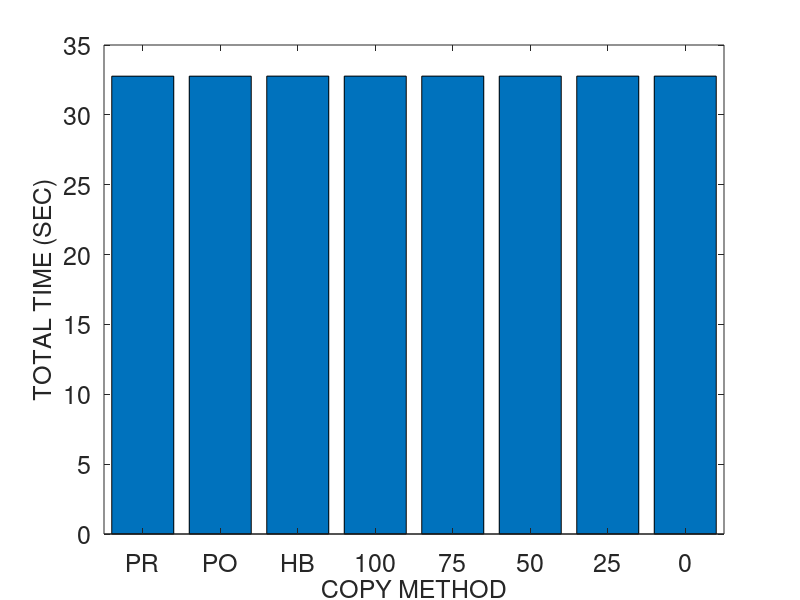
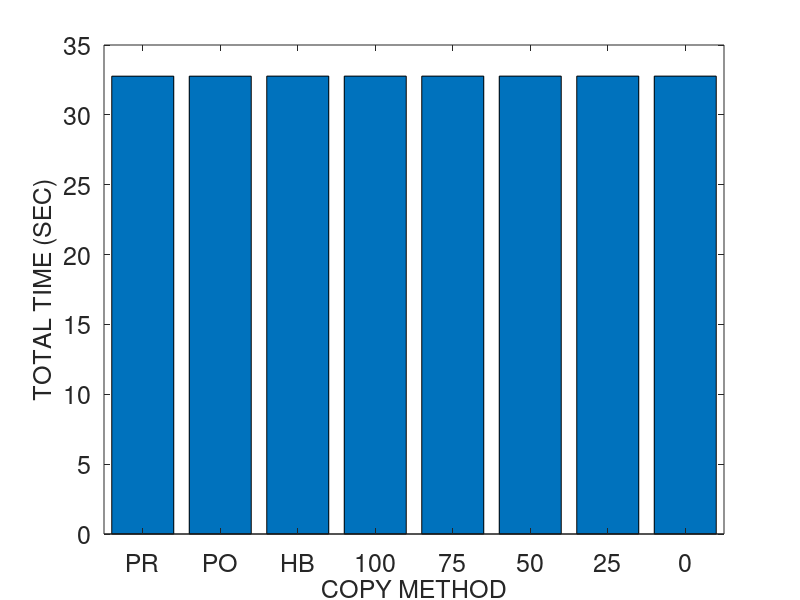
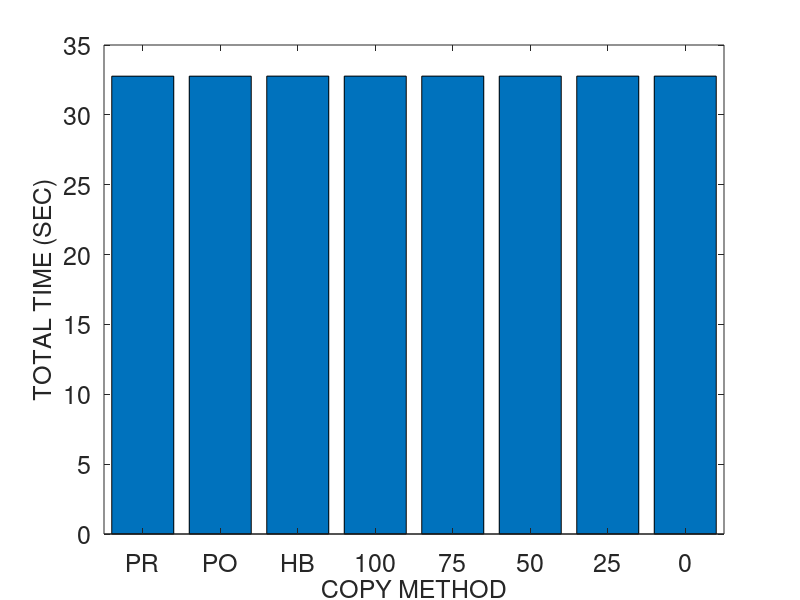
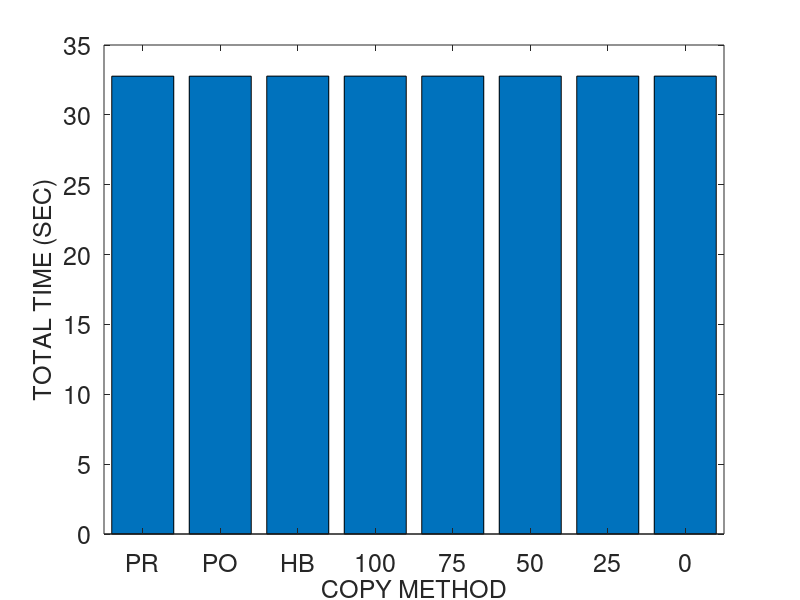

These figures' MATLAB source, in order:
% basic hybrid copy migration
	global wss numpages readrate dirtyrate pagesize b scinfo
	global totaltime downtime totaldata

% memory size in MB
r = 4096
r *= 1024 % convert to KB

% page dirty rate in percent (%): against to total memory pages
readrate = 100
prefix = strcat ("M4G_R", num2str(readrate))
readrate /= 100

dirtyrate = 0 
prefix = strcat (prefix, "_W", num2str(dirtyrate))
dirtyrate /= 100

% prediction accuracy 0 through 1
acc = 1

pagesize = 4 % in KB
numpages = r / pagesize

% delta compression rate
comp = 0.5 

% amount of CPU and device states in KB 
scinfo = 100

% working set size in number of pages
wss = numpages * 0.25

% 0: zero, 1: read, 2: dirtied, 3: inactive data
mem = zeros(1, numpages);

run = 1

%prefix = strcat (prefix, "_acc", num2str(acc), "_r", num2str(run))

% bandwidth in gbps
b = 1000 
b = b * 1024/8 % convert to KB

%fontsize = 10
fontsize = 18
%fontsize = 20

totaltime = 0;
downtime = 0;
totaldata = 0;

A = zeros(8, 3);

%%%%%%%%%%%%%%%%%%%%%%%%%%%%%%
% precopy migration
%%%%%%%%%%%%%%%%%%%%%%%%%%%%%%
fprintf('\n')
disp('==================== Precopy migration ====================')
% iterations
present = numpages * pagesize
iter = 0
while present > 50 && iter < 29 && totaldata < 4*r
	pretime = present / b
	totaltime += pretime
	totaldata += present
	present = numpages * pagesize * dirtyrate 
	%dirts = wss * dirtyrate
	iter += 1
end

% stop-and-copy phase
% stop conditions: 29 iterations, 50 pages, 4 memory size sent
scsent = scinfo + present * pagesize
downtime = scsent / b
totaltime += downtime
totaldata += scsent

% network fault rate
NFR = 0

A (1, 1) = totaltime;
A (1, 2) = downtime;
A (1, 3) = totaldata;

%%%%%%%%%%%%%%%%%%%%%%%%%%%%%%
% postcopy migration
%%%%%%%%%%%%%%%%%%%%%%%%%%%%%%
fprintf('\n')
disp('===================== Postcopy migration ======================')
totaltime = 0;
downtime = 0;
totaldata = 0;

% stop-and-copy phase
scsent = scinfo
downtime = scsent / b
totaltime += downtime
totaldata += scsent

% prepaging (bubbling) and on-demand paging
postsent = r
posttime = postsent/b
totaltime += posttime
totaldata += postsent
% network fault rate
NFR = 0.2

A (2, 1) = totaltime;
A (2, 2) = downtime;
A (2, 3) = totaldata;

%%%%%%%%%%%%%%%%%%%%%%%%%%%%%%
% hybrid copy migration
%%%%%%%%%%%%%%%%%%%%%%%%%%%%%%
fprintf('\n')
disp('==================== Hybrid copy migration ====================')
totaltime = 0;
downtime = 0;
totaldata = 0;

% precopy phase: single iteration
present = r
pretime = present / b
totaltime += pretime
totaldata += present

% stop-and-copy phase
bitmapsize = 500 % KB
scsent = scinfo + bitmapsize
downtime = scsent / b
totaltime += downtime
totaldata += scsent

% postcopy phase: prepaging (bubbling) and on-demand paging
%dirts = wss * dirtyrate
dirts = numpages * dirtyrate
postsent = dirts * pagesize
posttime = postsent/b
totaltime += posttime
totaldata += postsent
% network fault rate
NFR = 0.2

A (3, 1) = totaltime;
A (3, 2) = downtime;
A (3, 3) = totaldata;

%%%%%%%%%%%%%%%%%%%%%%%%%%%%%%
% proactive hybrid copy migration
%%%%%%%%%%%%%%%%%%%%%%%%%%%%%%
%disp(char(10))
fprintf('\n')
disp('=============== Proactive hybrid copy migration ================')

function [tt, dt, td] = prohybrid(acc)
	global wss numpages readrate dirtyrate pagesize b scinfo
	global totaltime downtime totaldata

	totaltime = 0;
	downtime = 0;
	totaldata = 0;

% precopy phase
% LRU, PFR

% scan the dirtied pages
% for dirtied pages
% 	mark dirtied (1)
% 	mem(random (1, wss * 0.1))	
%randperm(int64(wss * 0.1));
% for read pages
% 	mark read (2)
% 	mem (random (wss * 0.1, wss * 0.2))

% for pages
% 	predict read/write

% send the pages most likely to be read and least likely to be dirtied
% do not send the pages most likely to be dirtied
% construct queue with the order of p1/p2
%reads = numpages * 0.4 
% total read rate = wss * read_rate = 0.25 * 0.16 = 0.04 (4%)
%read_rate = 0.16
%read_rate = 0.04 % 4% of total memory
% total write rate = wss * write_rate = 0.25 * 0.16 = 0.04 (4%)
%write_rate = 0.16
%write_rate = 0.04 % 4% of total memory
% simple case: readonly pages (RO) - zero dirtied pages 
%RO = 0.3
	pred_pages = numpages * readrate * acc

% LRU
% for LRU queue
% 	mark sent
%	insert the pages into cache and perform delta compression

	present = pred_pages * pagesize
	pretime = present/b
	totaltime += pretime
	totaldata += present

	% stop-and-copy phase
	% send the CPU and device states
	bitmapsize = 500 % KB
	scsent = scinfo + bitmapsize
	downtime = scsent/b
	totaltime += downtime
	totaldata += scsent

	% postcopy phase
	postsent = (numpages - pred_pages) * pagesize

	% exclude the predicted dirtied pages 
	pred_dirts = numpages * dirtyrate * acc
	postsent = (numpages - pred_pages - pred_dirts) * pagesize
	posttime = postsent/b
	totaltime += posttime
	totaldata += postsent
end

% network fault rate
NFR = 0.2

prohybrid(acc)
A (4, 1) = totaltime;
A (4, 2) = downtime;
A (4, 3) = totaldata;

acc = 0.75
prohybrid(acc);
A (5, 1) = totaltime;
A (5, 2) = downtime;
A (5, 3) = totaldata;

acc = 0.5
prohybrid(acc);
A (6, 1) = totaltime;
A (6, 2) = downtime;
A (6, 3) = totaldata;

acc = 0.25
prohybrid(acc);
A (7, 1) = totaltime;
A (7, 2) = downtime;
A (7, 3) = totaldata;

acc = 0
prohybrid(acc);
A (8, 1) = totaltime;
A (8, 2) = downtime;
A (8, 3) = totaldata

%%%%%%%%%%%%%%%%%%%%%%%%%%%%%%%%%%%%%%%%%%%%%%%%%%%%%%%
%                     plotting
% precopy
% postcopy
% hybrid
% pro-hybrid
%%%%%%%%%%%%%%%%%%%%%%%%%%%%%%%%%%%%%%%%%%%%%%%%%%%%%%%

%prefix = "M4G_R14W14_acc100_r1"
%prefix = strcat ("M4G_R", readrate, "W", dirtyrate, "acc", acc, "r", run)
%prefix = strcat (prefix, "W")
%prefix = strcat (prefix, dirtyrate)

dlmwrite (prefix, A, ' ')

%%%%%%%%%%%%%%%%%%%% total time %%%%%%%%%%%%%%%%%%%%%%
figure;
output = strcat(prefix, ".tt");
%output = prefix
%x = ['PRECOPY', 'POSTCOPY', 'HYBRID', 'PRO-HYBRID'];
%x = {'PRE', 'POST', 'HYBR', 'PROH100', 'PROH75', 'PROH50', 'PROH25', 'PROH0'};
x = {'PR', 'PO', 'HB', '100', '75', '50', '25', '0'};
%x = {'1', '2', '3', '4', '5', '6', '7', '8'};
xinterval = 2
xintervals = 1:xinterval:(xinterval*length(x));
%xintervals = 1:3:3*length(x);
%xintervals = 1:4:4*length(x);
%plot(x, A(:,2)/1000000, x, A(:,3)/1000000, '-.*');
%plot(A(:,2));

%xtics = 1:4:16
%bar(xtics, A(:,1))
%bar(A(:,1), XTicksLabelStyle = Diagonal)
bar(xintervals, A(:,1))
%bar(A(:,1))
%set(gca, 'XTick', 1:4:32, 'XTickLabel', x, 'FontSize', fontsize)
set(gca, 'XTick', xintervals, 'XTickLabel', x, 'FontSize', fontsize)
%set(gca, 'XTickLabel', x, 'FontSize', fontsize)
xlabel('COPY METHOD', 'FontSize', fontsize);
ylabel('TOTAL TIME (SEC)', 'FontSize', fontsize);
%legend('PRECOPY', 'POSTCOPY', 'HYBRID', 'PRO-HYBRID');
%bar(x, A(:,1))

saveas (1, strcat(output, ".png"));
saveas (1, strcat(output, ".eps"));
saveas (1, strcat(output, ".emf"));

%%%%%%%%%%%%%%%%%%%% downtime %%%%%%%%%%%%%%%%%%%%%%
figure;
output = strcat(prefix, ".dt");

%bar(A(:,2))
bar(xintervals, A(:,2))
%set(gca, 'XTick', 1:8, 'XTickLabel', x, 'FontSize', fontsize)
set(gca, 'XTick', xintervals, 'XTickLabel', x, 'FontSize', fontsize)
xlabel('COPY METHOD', 'FontSize', fontsize);
ylabel('DOWNTIME (SEC)', 'FontSize', fontsize);

saveas (1, strcat(output, ".png"));
saveas (1, strcat(output, ".eps"));
saveas (1, strcat(output, ".emf"));

%%%%%%%%%%%%%%%%%%%% total data %%%%%%%%%%%%%%%%%%%%%%
figure;
output = strcat(prefix, ".td");

%bar(A(:,3))
bar(xintervals, A(:,3))
%set(gca, 'XTick', 1:8, 'XTickLabel', x, 'FontSize', fontsize)
set(gca, 'XTick', xintervals, 'XTickLabel', x, 'FontSize', fontsize)
xlabel('COPY METHOD', 'FontSize', fontsize);
ylabel('TOTAL DATA (KB)', 'FontSize', fontsize);

saveas (1, strcat(output, ".png"));
saveas (1, strcat(output, ".eps"));
saveas (1, strcat(output, ".emf"));
